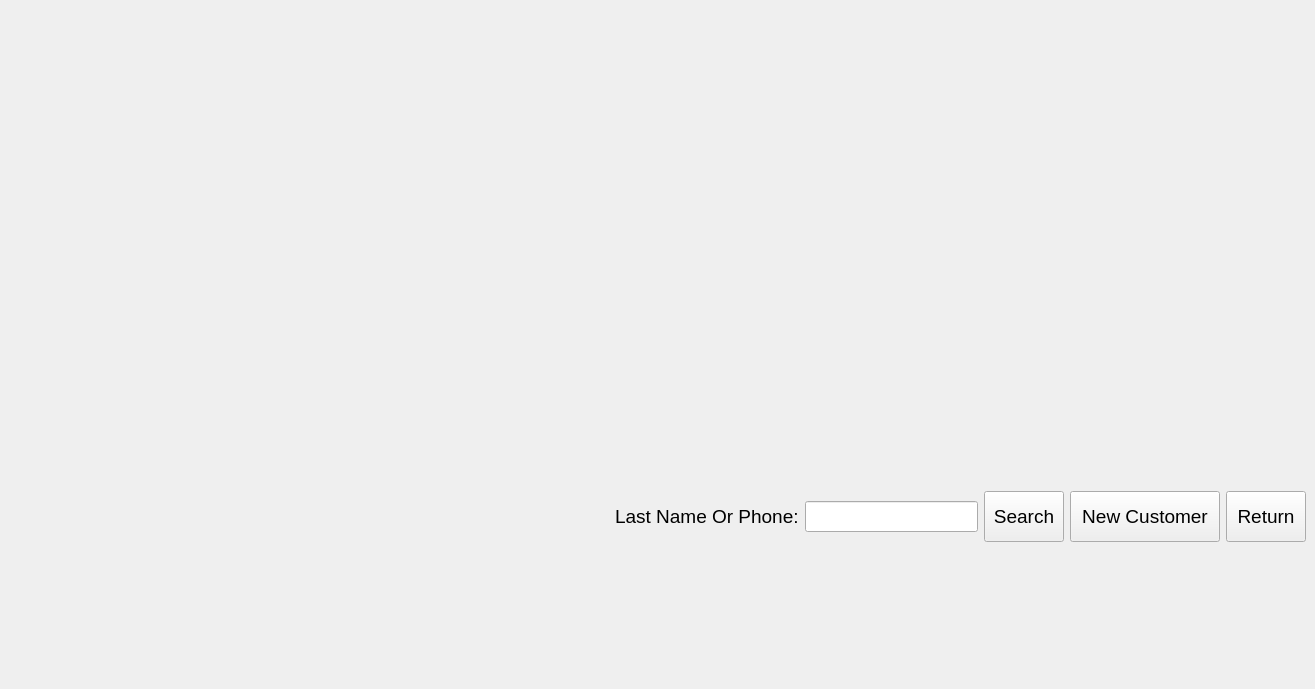
    <widget class="QWidget" name="pgCustomerSearch">
     <widget class="QWidget" name="widgetCustomerSearchDP" native="true">
      <property name="geometry">
       <rect>
        <x>615</x>
        <y>491</y>
        <width>691</width>
        <height>51</height>
       </rect>
      </property>
      <widget class="QWidget" name="horizontalLayoutWidget">
       <property name="geometry">
        <rect>
         <x>0</x>
         <y>0</y>
         <width>691</width>
         <height>51</height>
        </rect>
       </property>
       <layout class="QHBoxLayout" name="horizontalLayoutCustomerCS">
        <item>
         <layout class="QFormLayout" name="formLayout_2">
          <property name="labelAlignment">
           <set>Qt::AlignmentFlag::AlignLeading|Qt::AlignmentFlag::AlignLeft|Qt::AlignmentFlag::AlignVCenter</set>
          </property>
          <property name="formAlignment">
           <set>Qt::AlignmentFlag::AlignLeading|Qt::AlignmentFlag::AlignLeft|Qt::AlignmentFlag::AlignVCenter</set>
          </property>
          <item row="0" column="0">
           <widget class="QLabel" name="lblLNameCS">
            <property name="font">
             <font>
              <pointsize>14</pointsize>
             </font>
            </property>
            <property name="text">
             <string>Last Name Or Phone:</string>
            </property>
           </widget>
          </item>
          <item row="0" column="1">
           <widget class="QLineEdit" name="lineSearchCustomerCS">
            <property name="sizePolicy">
             <sizepolicy hsizetype="Minimum" vsizetype="Fixed">
              <horstretch>0</horstretch>
              <verstretch>0</verstretch>
             </sizepolicy>
            </property>
            <property name="minimumSize">
             <size>
              <width>150</width>
              <height>0</height>
             </size>
            </property>
            <property name="font">
             <font>
              <pointsize>14</pointsize>
             </font>
            </property>
            <property name="text">
             <string/>
            </property>
           </widget>
          </item>
         </layout>
        </item>
        <item>
         <widget class="QPushButton" name="btnSearchCS">
          <property name="sizePolicy">
           <sizepolicy hsizetype="Minimum" vsizetype="Expanding">
            <horstretch>0</horstretch>
            <verstretch>0</verstretch>
           </sizepolicy>
          </property>
          <property name="font">
           <font>
            <pointsize>14</pointsize>
           </font>
          </property>
          <property name="cursor">
           <cursorShape>PointingHandCursor</cursorShape>
          </property>
          <property name="text">
           <string>Search</string>
          </property>
         </widget>
        </item>
        <item>
         <widget class="QPushButton" name="btnNewCustomersCS">
          <property name="sizePolicy">
           <sizepolicy hsizetype="Minimum" vsizetype="Expanding">
            <horstretch>0</horstretch>
            <verstretch>0</verstretch>
           </sizepolicy>
          </property>
          <property name="minimumSize">
           <size>
            <width>150</width>
            <height>0</height>
           </size>
          </property>
          <property name="font">
           <font>
            <pointsize>14</pointsize>
           </font>
          </property>
          <property name="cursor">
           <cursorShape>PointingHandCursor</cursorShape>
          </property>
          <property name="text">
           <string>New Customer</string>
          </property>
         </widget>
        </item>
        <item>
         <widget class="QPushButton" name="btnReturnCS">
          <property name="sizePolicy">
           <sizepolicy hsizetype="Minimum" vsizetype="Expanding">
            <horstretch>0</horstretch>
            <verstretch>0</verstretch>
           </sizepolicy>
          </property>
          <property name="font">
           <font>
            <pointsize>14</pointsize>
           </font>
          </property>
          <property name="cursor">
           <cursorShape>PointingHandCursor</cursorShape>
          </property>
          <property name="text">
           <string>Return</string>
          </property>
          <property name="shortcut">
           <string>Esc</string>
          </property>
         </widget>
        </item>
       </layout>
      </widget>
     </widget>
     <widget class="QWidget" name="widget_2" native="true">
      <property name="geometry">
       <rect>
        <x>1100</x>
        <y>600</y>
        <width>120</width>
        <height>80</height>
       </rect>
      </property>
     </widget>
    </widget>
